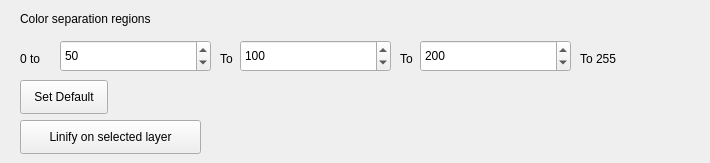
       <widget class="QWidget" name="tab_4">
        <attribute name="title">
         <string>LinifyTab</string>
        </attribute>
        <widget class="QToolButton" name="linify">
         <property name="geometry">
          <rect>
           <x>20</x>
           <y>120</y>
           <width>181</width>
           <height>34</height>
          </rect>
         </property>
         <property name="sizePolicy">
          <sizepolicy hsizetype="Expanding" vsizetype="Fixed">
           <horstretch>0</horstretch>
           <verstretch>0</verstretch>
          </sizepolicy>
         </property>
         <property name="text">
          <string>Linify on selected layer</string>
         </property>
        </widget>
        <widget class="QPushButton" name="setDefaultsLinify">
         <property name="geometry">
          <rect>
           <x>20</x>
           <y>80</y>
           <width>88</width>
           <height>34</height>
          </rect>
         </property>
         <property name="text">
          <string>Set Default</string>
         </property>
        </widget>
        <widget class="QSpinBox" name="region1Linify">
         <property name="geometry">
          <rect>
           <x>60</x>
           <y>40</y>
           <width>151</width>
           <height>32</height>
          </rect>
         </property>
         <property name="maximum">
          <number>255</number>
         </property>
         <property name="value">
          <number>50</number>
         </property>
        </widget>
        <widget class="QSpinBox" name="region2Linify">
         <property name="geometry">
          <rect>
           <x>240</x>
           <y>40</y>
           <width>151</width>
           <height>32</height>
          </rect>
         </property>
         <property name="maximum">
          <number>255</number>
         </property>
         <property name="value">
          <number>100</number>
         </property>
        </widget>
        <widget class="QSpinBox" name="region3Linify">
         <property name="geometry">
          <rect>
           <x>420</x>
           <y>40</y>
           <width>151</width>
           <height>32</height>
          </rect>
         </property>
         <property name="maximum">
          <number>255</number>
         </property>
         <property name="value">
          <number>200</number>
         </property>
        </widget>
        <widget class="QLabel" name="label_41">
         <property name="geometry">
          <rect>
           <x>20</x>
           <y>10</y>
           <width>331</width>
           <height>18</height>
          </rect>
         </property>
         <property name="text">
          <string>Color separation regions</string>
         </property>
        </widget>
        <widget class="QLabel" name="label_42">
         <property name="geometry">
          <rect>
           <x>20</x>
           <y>50</y>
           <width>58</width>
           <height>18</height>
          </rect>
         </property>
         <property name="text">
          <string>0 to</string>
         </property>
         <property name="buddy">
          <cstring>region1Linify</cstring>
         </property>
        </widget>
        <widget class="QLabel" name="label_43">
         <property name="geometry">
          <rect>
           <x>220</x>
           <y>50</y>
           <width>31</width>
           <height>18</height>
          </rect>
         </property>
         <property name="text">
          <string>To</string>
         </property>
         <property name="buddy">
          <cstring>region2Linify</cstring>
         </property>
        </widget>
        <widget class="QLabel" name="label_44">
         <property name="geometry">
          <rect>
           <x>400</x>
           <y>50</y>
           <width>31</width>
           <height>18</height>
          </rect>
         </property>
         <property name="text">
          <string>To</string>
         </property>
         <property name="buddy">
          <cstring>region3Linify</cstring>
         </property>
        </widget>
        <widget class="QLabel" name="label_45">
         <property name="geometry">
          <rect>
           <x>580</x>
           <y>50</y>
           <width>121</width>
           <height>18</height>
          </rect>
         </property>
         <property name="text">
          <string>To 255</string>
         </property>
         <property name="buddy">
          <cstring>region3Linify</cstring>
         </property>
        </widget>
       </widget>
